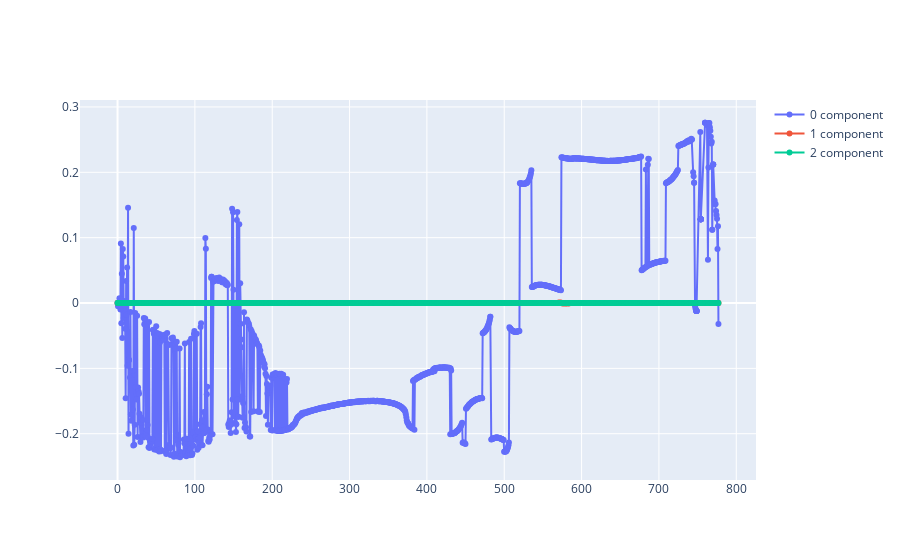

Notebook code for this chart:
### Code cell
qlm.spin.preview()

### Figure 1 — Plotly figure (JSON) as saved in the notebook; plotly's stock layout.template omitted (floating-point values rounded to 4 significant figures; data arrays with more than 128 entries replaced by an {"elided": "..."} marker saying what was removed)
{"data": [{"mode": "lines+markers", "name": "0 component", "type": "scatter", "x": {"elided": "1260 float values"}, "y": {"elided": "1260 float values"}}, {"mode": "lines+markers", "name": "1 component", "type": "scatter", "x": {"elided": "1260 float values"}, "y": {"elided": "1260 float values"}}, {"mode": "lines+markers", "name": "2 component", "type": "scatter", "x": {"elided": "1260 float values"}, "y": {"elided": "1260 int values"}}], "layout": {"autosize": true, "xaxis": {"autorange": true, "range": [-50.15, 827.1], "type": "linear"}, "yaxis": {"autorange": true, "range": [-0.2735, 0.3133], "type": "linear"}}}
